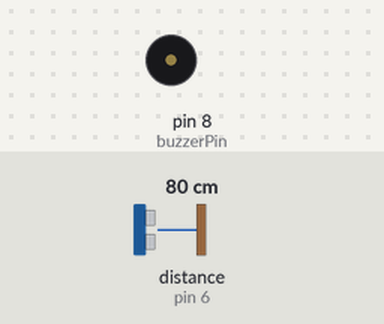
Recording of a sketch running on a simulated Arduino Uno, built with avr-gcc and run on an emulated ATmega328P. Parts: buzzer (waves = sounding). Wiring (inferred from the names in the program): ultrasonic range finder: trigger pin 7; echo pin 6. Inputs (shaded band) come from the test bench; at power-on: distance to the obstacle (sensor on pin 6) 80 cm. The echo pulse lasts 58.3 µs per cm.

Above: at 0.9 s.
2.5 s: distance to the obstacle (sensor on pin 6) set to 2 cm
At 3.5 s:
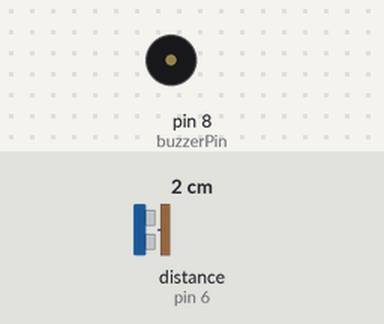
6.0 s: distance to the obstacle (sensor on pin 6) set to 35 cm
At 6.24 s:
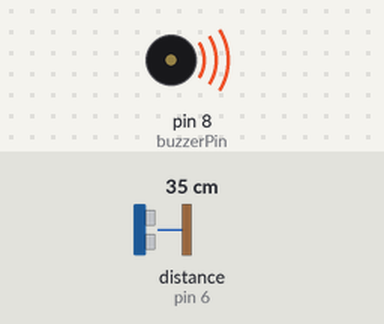
Timing chart, 0 to 15.5 s (numbered marks = the images above; inputs shaded):
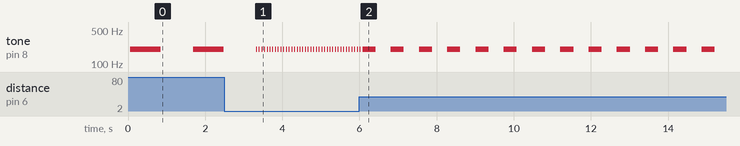

The sketch:

parkSensoruUygulamasi.ino
```cpp
#define echoPin 6
#define trigPin 7
#define buzzerPin 8

void setup( )
{  
  pinMode(trigPin, OUTPUT);
  pinMode(echoPin, INPUT);
  pinMode(buzzerPin, OUTPUT);
}

void loop( )
{ 
  int olculen = mesafe(100,0);
    ses(olculen*10);
}

int mesafe(int maxR,int minR){
  long sure, uzaklik;
  digitalWrite(trigPin, LOW);
  delayMicroseconds(2);
  digitalWrite(trigPin, HIGH);
  delayMicroseconds(10);
  digitalWrite(trigPin, LOW);  
  sure = pulseIn(echoPin, HIGH);
  uzaklik = sure/58.2;
  delay(50);  
  if(uzaklik>maxR||uzaklik<minR){
      return 0;
  }
  return uzaklik;  
}

int ses(int x){
  tone(buzzerPin, 200);
  delay(x);
  noTone(buzzerPin);
  delay(x);
}
```

Measured:
- after the input at 2.5 s, tone on pin 8 (buzzerPin): alternates 200 Hz for 0.01 s and silent for 0.06 s, starting after 0.83 s
- by itself, tone on pin 8 (buzzerPin): alternates 200 Hz for 0.79 s and silent for 0.85 s
